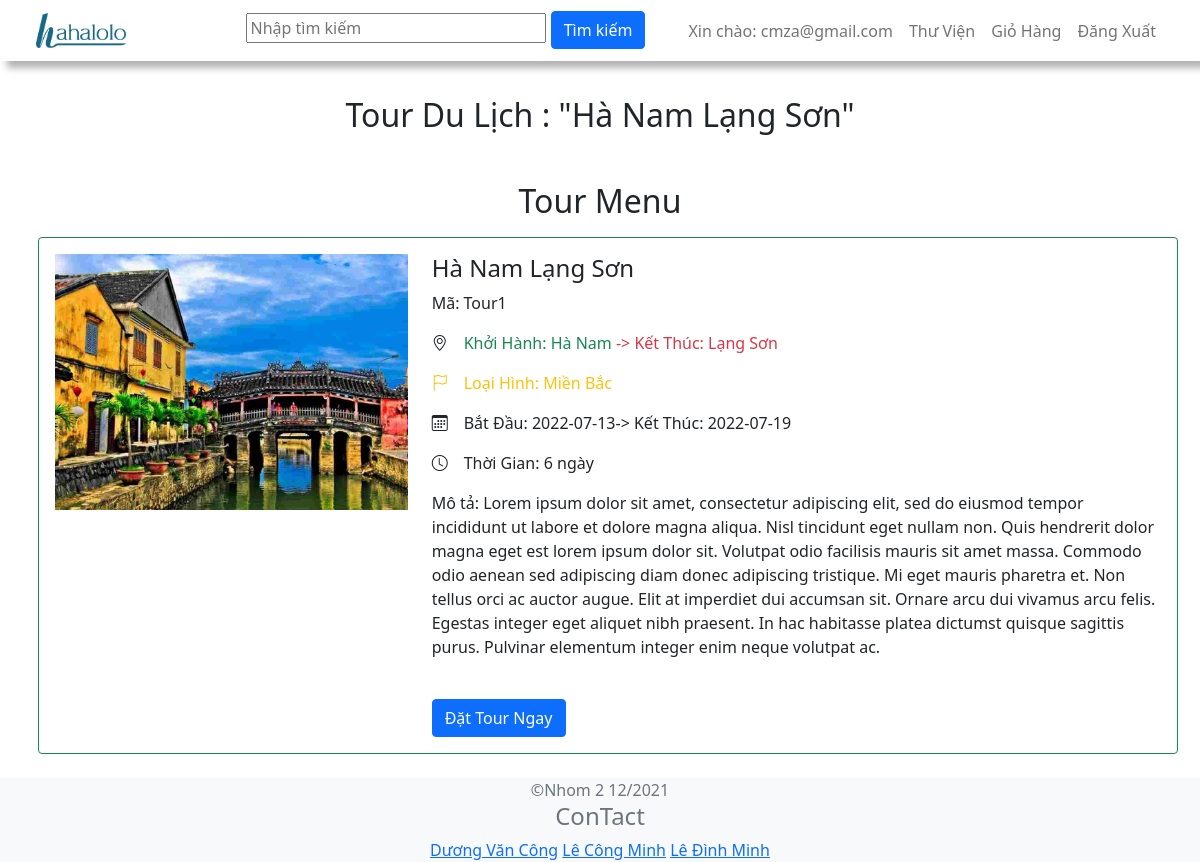
Page /user/category-tour.php?category_id=Tour1 (signed in) on the committed database.
### tables this page shows
CREATE TABLE `tour` (
  `id` int(11) NOT NULL,
  `maTour` varchar(50) NOT NULL,
  `tenTour` varchar(150) NOT NULL,
  `hinhAnh` varchar(255) DEFAULT NULL,
  `ngayKhoiHanh` date NOT NULL,
  `ngayKetThuc` date NOT NULL,
  `diemKhoiHanh` varchar(300) NOT NULL,
  `diemKetThuc` varchar(300) NOT NULL,
  `loaiHinh` varchar(300) NOT NULL,
  `moTa` varchar(7000) NOT NULL,
  `maCongTy` varchar(50) NOT NULL,
  `tinhTrang` int(11) NOT NULL DEFAULT 0
);

### user/category-tour.php (the view, shortened to what this page needs)
<?php include('../constants.php'); ?>
<!DOCTYPE html>
<html lang="en">
<head>
  <link href="https://cdn.jsdelivr.net/npm/bootstrap@5.1.3/dist/css/bootstrap.min.css" rel="stylesheet"
>
  <link rel="stylesheet" href="https://cdn.jsdelivr.net/npm/bootstrap-icons@1.7.2/font/bootstrap-icons.css">
</head>
<body>
<?php
    include "partials/header.php";
    ?>
    <main>
        <?php
            if(isset($_GET['category_id']))
            {
                $category_id = $_GET['category_id'];
                $sql = "SELECT tenTour FROM tour WHERE maTour='$category_id'";
                $res = mysqli_query($conn, $sql);
                $row = mysqli_fetch_assoc($res);
                $category_title = $row['tenTour'];
            }
            else
            {
                header('location:'.SITEURL);
            }
        ?>
        <section class="tour-search text-center pt-5">
            <div class="container mt-5">
                <h2>Tour Du Lịch : "<?php echo $category_title; ?>"</a></h2>
            </div>
        </section>
        <section class="tour-menu container mt-5">
            <h2 class="text-center">Tour Menu</h2>
            <div class="row">
                <?php
                    $sql2 = "SELECT * FROM tour WHERE maTour='$category_id'";
                    $res2 = mysqli_query($conn, $sql2);
                    $count2 = mysqli_num_rows($res2);
                    if($count2>0)
                    {
                        while($row2=mysqli_fetch_assoc($res2))
                        {
                            $maTour = $row2['maTour'];
                            $tenTour = $row2['tenTour'];
                            $moTa = $row2['moTa'];
                            $hinhAnh = $row2['hinhAnh'];
                            $diemKhoiHanh = $row2['diemKhoiHanh'];
                            $diemKetThuc = $row2['diemKetThuc'];
                            $ngayKhoiHanh = $row2['ngayKhoiHanh'];
                            $ngayKetThuc = $row2['ngayKetThuc'];
                            $loaiHinh = $row2['loaiHinh'];
                            $first_date = strtotime($ngayKhoiHanh);
                            $second_date = strtotime($ngayKetThuc);
                            $datediff = abs($first_date - $second_date);
                            $day = floor($datediff / (60*60*24));
                            ?>
                            <div class="tour-menu-box p-3 border border-success m-2 rounded">
                                <div class="row">
                                <div class="tour-menu-img col-md-4">
                                    <?php
                                        if($hinhAnh=="")
                                        {
                                            echo "<div class='error'>Image not Available.</div>";
                                        }
                                        else
                                        {
                                            ?>
                                            <img src="<?php echo SITEURL; ?>assets/images/tours/<?php echo $hinhAnh; ?>" alt="" class="img-fluid" style="width:100%">
                                            <?php
                                        }
                                    ?>
                                </div>
                                <div class="tour-menu-desc col-md-8">
                                    <h4><?php echo $tenTour; ?></h4>
                                    <p>Mã: <?php echo $maTour; ?></p>
                                    <p><i class="bi bi-geo-alt me-3"></i><span class="text-success">Khởi Hành: <?php echo $diemKhoiHanh; ?></span> <span class="text-danger">-> Kết Thúc: <?php echo $diemKetThuc; ?></span></p>
                                    <p class="text-warning"><i class="bi bi-flag me-3"></i>Loại Hình: <?php echo $loaiHinh ?></p>
                                    <p><i class="bi bi-calendar3 me-3"></i>Bắt Đầu: <?php echo $ngayKhoiHanh ?><span>-> Kết Thúc: <?php echo $ngayKetThuc ?></span> </p>
                                    <p><i class="bi bi-clock me-3"></i>Thời Gian: <?php  echo $day.' ngày'?></p>
                                    <p class="tour-detail">
                                        Mô tả:
                                        <?php echo $moTa; ?>
                                    </p>
                                    <br>
                                    <a href="<?php echo SITEURL; ?>user/bookTour.php?MaTour=<?php echo $maTour; ?>" class="btn btn-primary">Đặt Tour Ngay</a>
                                </div>
                            </div>
                            </div>
                            <?php
                        }
                    }
                    else
                    {
                        echo "<div class='error'>Tour không tồn tại.</div>";
                    }
                ?>
            </div>
        </section>
  </main>
  <?php
    include "partials/footer.php";
    ?>
</body>
</html>

### rows in the picture
tour: tenTour "Hà Nam Lạng Sơn", hinhAnh (picture), maTour "Tour1", diemKhoiHanh "Hà Nam", diemKetThuc "Lạng Sơn", loaiHinh "Miền Bắc", ngayKhoiHanh "2022-07-13", ngayKetThuc "2022-07-19", day "6", moTa "Lorem ipsum dolor sit amet, consectetur adipiscing elit, sed do eiusmod tempor incididunt ut labore et dolore magna aliqua. Nisl tincidunt eget nullam non. Quis hendrerit dolor magna eget est lorem ipsum dolor sit. Volutpat odio facilisis mauris sit amet massa. Commodo odio aenean sed adipiscing diam donec adipiscing tristique. Mi eget mauris pharetra et. Non tellus orci ac auctor augue. Elit at imperdiet dui accumsan sit. Ornare arcu dui vivamus arcu felis. Egestas integer eget aliquet nibh praesent. In hac habitasse platea dictumst quisque sagittis purus. Pulvinar elementum integer enim neque volutpat ac."

### other values in the picture
$_SESSION['loginAccount'] "cmza@gmail.com"
